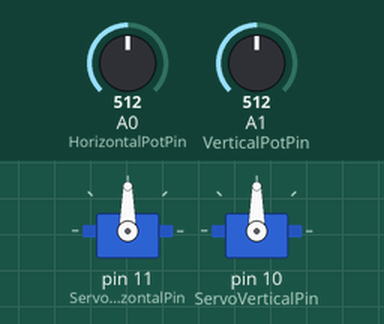
This sketch was run on a simulated Arduino Uno, built with avr-gcc and run on an emulated ATmega328P. Shown: 2 × servo. The inputs (shaded band) are chosen by the test bench; at power-on: A0 (HorizontalPotPin) = 512, A1 (VerticalPotPin) = 512.

Above: at 1.2 s.
1.3 s: A0 (HorizontalPotPin) set to 716
At 1.6 s:
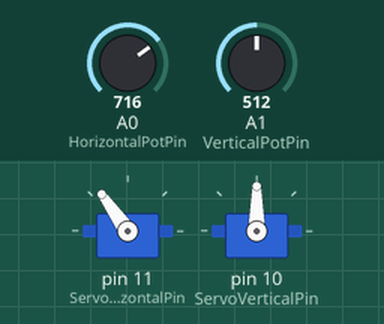
2.8 s: A1 (VerticalPotPin) set to 716
At 3.8 s:
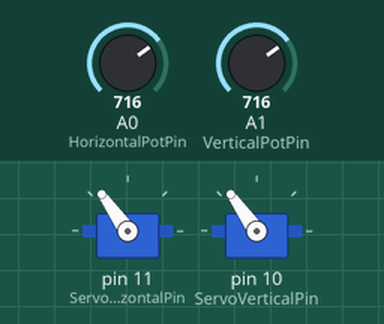
4.3 s: A0 (HorizontalPotPin) set to 900
At 5.4 s:
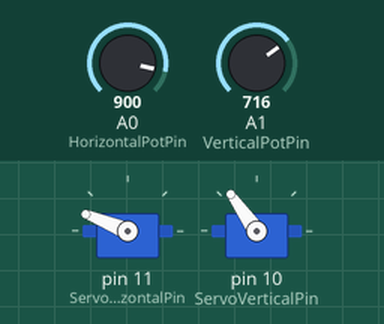
5.8 s: A1 (VerticalPotPin) set to 900
At 6.4 s:
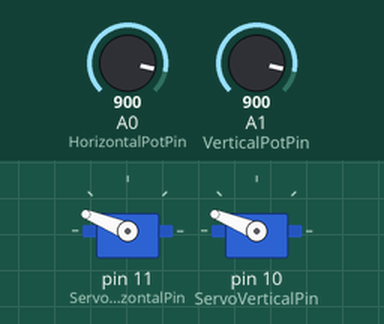
7.3 s: A0 (HorizontalPotPin) set to 1023
At 8.5 s:
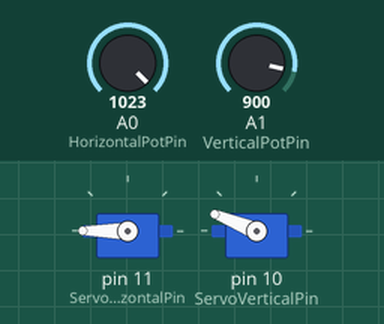
8.8 s: A1 (VerticalPotPin) set to 1023
At 9.4 s:
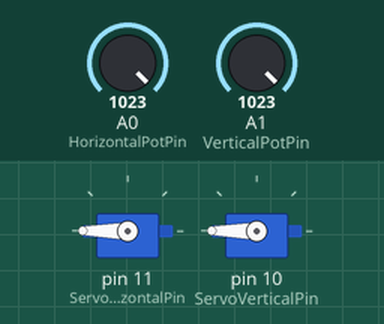
Timing chart, 0 to 11.3 s (numbered marks = the images above; inputs shaded):
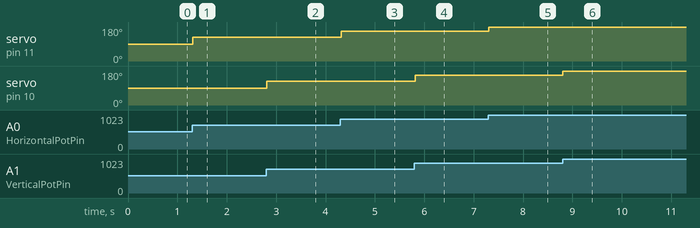

Measured:
- after the input at 1.3 s, servo on pin 11 (ServoHorizontalPin): 90° → 125° at once
- after the input at 2.8 s, servo on pin 10 (ServoVerticalPin): 90° → 125° at once
- after the input at 4.3 s, servo on pin 11 (ServoHorizontalPin): 125° → 158° at once
- after the input at 5.8 s, servo on pin 10 (ServoVerticalPin): 125° → 158° at once
- after the input at 7.3 s, servo on pin 11 (ServoHorizontalPin): 158° → 180° at once
- after the input at 8.8 s, servo on pin 10 (ServoVerticalPin): 158° → 180° at once

The sketch:

joystick.ino
```cpp
//https://www.tinkercad.com/things/cmatQbwupTS-joystick/editel?returnTo=https%3A%2F%2Fwww.tinkercad.com%2Fdashboard%2Fdesigns%2Fcircuits

#include <Servo.h>

int ServoHorizontalPin = 11;
int ServoVerticalPin = 10;
int HorizontalPotPin = A0;
int VerticalPotPin = A1;
int ServoH_Min = 0;
int ServoH_Max = 180;
int ServoV_Min = 0;
int ServoV_Max = 180;

Servo HorizontalServo;
Servo VerticalServo;

int HorizontalPotValue;
int HorizontalServoPosition;
int VerticalPotValue;
int VerticalServoPosition;

void setup()
{
  HorizontalServo.attach(ServoHorizontalPin);
  VerticalServo.attach(ServoVerticalPin);
}

void loop()
{
  HorizontalPotValue  = analogRead(HorizontalPotPin);
  VerticalPotValue  = analogRead(VerticalPotPin);
  HorizontalServoPosition  = map(HorizontalPotValue, 0, 1023, ServoH_Min , ServoH_Max);
  VerticalServoPosition  = map(VerticalPotValue, 0, 1023, ServoH_Min , ServoH_Max);
  HorizontalServo.write(HorizontalServoPosition);
  VerticalServo.write(VerticalServoPosition);
  delay(20);
}
```
